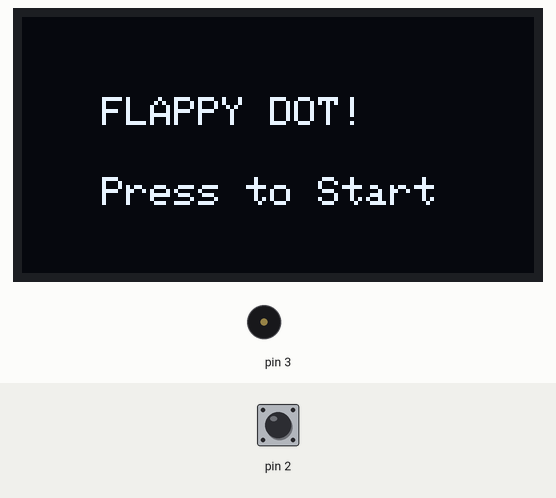
Simulated run of this sketch. Board: Arduino Uno, built for the host (arithmetic inside an expression is 32-bit, double 64-bit). Parts: 128×64 one-colour display, buzzer (waves = sounding). Inputs (shaded band) come from the test bench; at power-on: pin 2 HIGH. Random numbers use the default seed unless the sketch sets one; EEPROM starts erased.

Above: at 3.2 s.
3.3 s: pin 2 pulled LOW for 0.15 s
At 5.5 s:
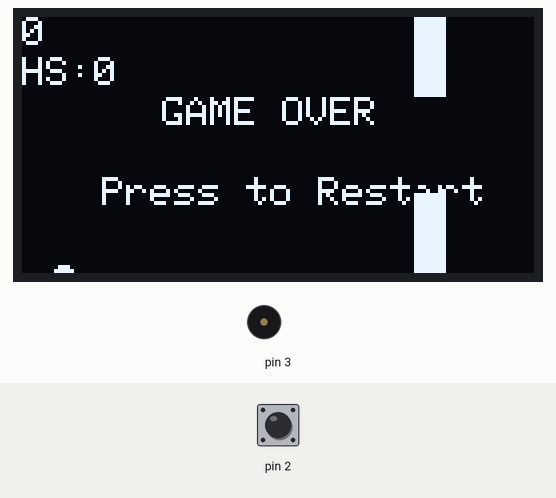
5.8 s: pin 2 pulled LOW for 1 s
At 5.98 s:
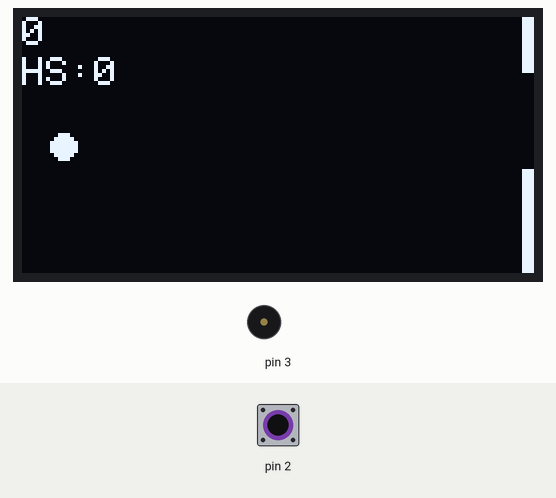
8.3 s: pin 2 pulled LOW for 0.15 s
At 9.06 s:
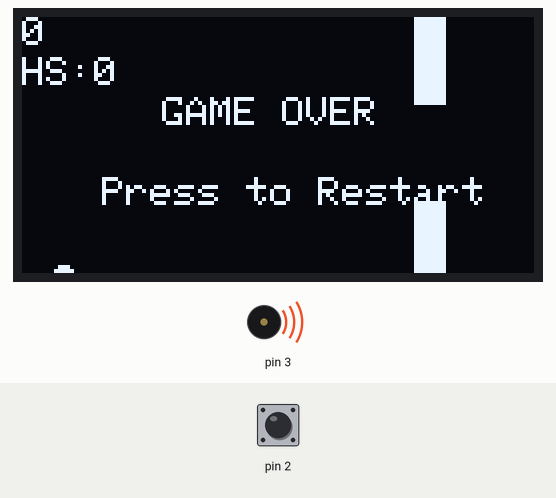
10.1 s: pin 2 pulled LOW for 1 s
At 11.5 s:
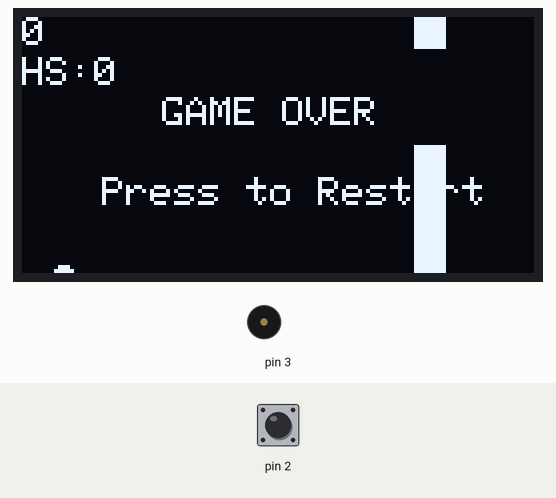
Timing chart, 0 to 13.1 s (numbered marks = the images above; inputs shaded):
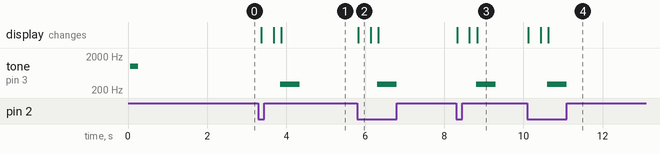

Measured:
- after the input at 3.3 s, tone on pin 3: silent → 300 Hz after 0.55 s, → silent 0.50 s later; the display: first changes after 0.07 s (image 1 shows a later state)
- after the input at 5.8 s, tone on pin 3: silent → 300 Hz after 0.50 s, → silent 0.50 s later; the display: changes at once (image 2)
- after the input at 8.3 s, tone on pin 3: silent → 300 Hz after 0.50 s, → silent 0.50 s later; the display: first changes at once (image 3 shows a later state)
- after the input at 10.1 s, tone on pin 3: silent → 300 Hz after 0.50 s, → silent 0.50 s later; the display: first changes at once (image 4 shows a later state)

The sketch:

flappy_dot.ino
```cpp
#include <Wire.h>
#include <Adafruit_GFX.h>
#include <Adafruit_SSD1306.h>
#include <EEPROM.h>

// OLED Display settings
#define SCREEN_WIDTH 128
#define SCREEN_HEIGHT 64
#define OLED_RESET -1
// The I2C address is usually 0x3C for these 0.96 screens
Adafruit_SSD1306 display(SCREEN_WIDTH, SCREEN_HEIGHT, &Wire, OLED_RESET);

// Pin Definitions (Using MightyCore pin macros for safety)
#define BUTTON_PIN PIN_PD2
#define BUZZER_PIN PIN_PD3

// --- Game Variables ---
// Player (Dot)
float dotY = 32.0;
float velocity = 0.0;
const float gravity = 0.6;
const float jumpStrength = -4.0;
const int dotRadius = 3;

// Obstacle (The Gap)
float obstacleX = 128.0;
int gapY = 32;          // Center of the gap
const int gapSize = 25; // How wide the gap is
const float obstacleSpeed = 3.0;
const int obstacleWidth = 8;

// Game State
int score = 0;
bool gameOver = false;
bool pause = true;
bool lastButtonState = HIGH;
int highscore = 0;

int eepromAddress = 0;

void setup() {
  // Initialize inputs/outputs
  pinMode(BUTTON_PIN, INPUT_PULLUP); // HIGH when unpressed, LOW when pressed
  pinMode(BUZZER_PIN, OUTPUT);

  // Initialize the OLED
  if(!display.begin(SSD1306_SWITCHCAPVCC, 0x3C)) {
    while(true); // If screen fails, halt here forever
  }

  EEPROM.get(eepromAddress, highscore);

  if (highscore == -1) {
    highscore = 0;
  }

  display.clearDisplay();
  display.setTextSize(1);
  display.setTextColor(SSD1306_WHITE);
  display.setCursor(20, 20);
  display.print("FLAPPY DOT!");
  display.setCursor(20, 40);
  display.print("Press to Start");
  display.display();

  tone(BUZZER_PIN, 1000, 200); // Startup beep
  delay(2000);
}

void resetGame() {
  dotY = 32.0;
  velocity = 0.0;
  obstacleX = 128.0;
  score = 0;
  gameOver = false;
  gapY = random(15, 49); // Pick a new gap height
}

void setHighscore() {
  if (score > highscore) {
    highscore = score;
    EEPROM.put(eepromAddress, highscore);
  }
}

void loop() {

  // 1. INPUT
  bool currentButtonState = digitalRead(BUTTON_PIN);
  bool buttonPressed = (currentButtonState == LOW && lastButtonState == HIGH);
  lastButtonState = currentButtonState;

  if (!pause) {
    if (gameOver) {
      if (buttonPressed) {
        resetGame();
      }
      return; // Skip the rest of the loop
    }

    // 2. UPDATE PHYSICS
    if (buttonPressed) {
      velocity = jumpStrength;
      tone(BUZZER_PIN, 1500, 50); // Small jump sound
    }

    // Apply gravity
    velocity += gravity;
    dotY += velocity;

    // Move obstacle
    obstacleX -= obstacleSpeed;

    // Obstacle reset & Score increment
    if (obstacleX < -obstacleWidth) {
      obstacleX = 128.0;
      gapY = random(15, 49); // Randomize next gap
      score++;
      tone(BUZZER_PIN, 2000, 100); // Score beep
    }

    // 3. COLLISION DETECTION
    // Check Floor and Ceiling
    if (dotY <= 0 || dotY >= SCREEN_HEIGHT) {
      gameOver = true;
    }

    // Check Obstacle
    // If dot is horizontally inside the obstacle...
    if ((10 + dotRadius > obstacleX) && (10 - dotRadius < obstacleX + obstacleWidth)) {
      // And vertically OUTSIDE the gap...
      if ((dotY - dotRadius < gapY - gapSize/2) || (dotY + dotRadius > gapY + gapSize/2)) {
        gameOver = true;
      }
    }

    if (gameOver) {
      tone(BUZZER_PIN, 300, 500); // Death sound
      setHighscore();
    }

    // 4. RENDER GRAPHICS
    display.clearDisplay();

    // Draw Dot (fixed horizontal position at X=10)
    display.fillCircle(10, (int)dotY, dotRadius, SSD1306_WHITE);

    // Draw Obstacle (Top block)
    display.fillRect((int)obstacleX, 0, obstacleWidth, gapY - gapSize/2, SSD1306_WHITE);
    // Draw Obstacle (Bottom block)
    display.fillRect((int)obstacleX, gapY + gapSize/2, obstacleWidth, SCREEN_HEIGHT - (gapY + gapSize/2), SSD1306_WHITE);

    // Draw Score
    display.setCursor(0, 0);
    display.print(score);
    // Draw High Score
    display.setCursor(0, 10);
    display.print("HS:");
    display.print(highscore);

    if (gameOver) {
      display.setCursor(35, 20);
      display.print("GAME OVER");
      display.setCursor(20, 40);
      display.print("Press to Restart");
    }

    // Push the memory buffer to the screen
    display.display();

  } else {
    if (buttonPressed) {
      pause = false;
    }
  }

  // 5. DELAY (Regulate Frame Rate to roughly 30 FPS)
  delay(30);
}
```
